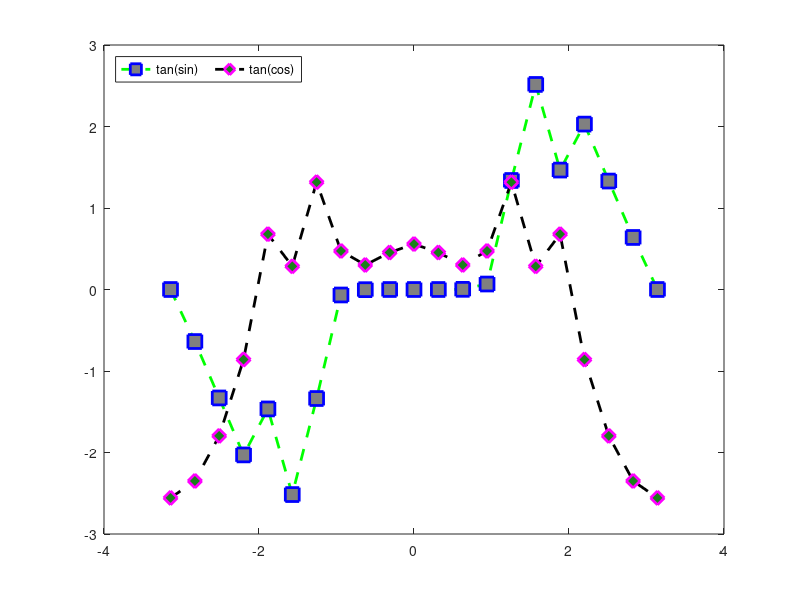

The MATLAB script that drew this image:
x = -pi:pi/10:pi;
y = tan(sin(x)) - sin(tan(x));

%Generate the Sine Signal.................
y1 = tan(cos(x)) - cos(tan(x));

% -----------------------
figure,
plot(x,y,'--gs',...
    'LineWidth',2,...
    'MarkerSize',10,...
    'MarkerEdgeColor','b',...
    'MarkerFaceColor',[0.5,0.5,0.5])
hold on
plot(x, y1, '--kd', ...
    'LineWidth',2,...
    'MarkerSize',10,...
    'MarkerEdgeColor','m',...
    'MarkerFaceColor',[0.1,0.5,0.1])

%legend('tan(sin)', 'tan(cos)')
% legend('\color{green}\bf tan(sin)', '\color{black}\bf tan(cos)')
legend({'tan(sin)','tan(cos)'},'Location','northwest','NumColumns',2)
